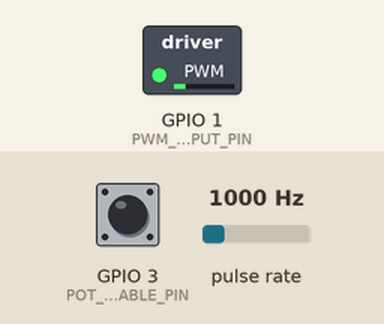
This sketch was run on a simulated ESP32-C3. Parts: switched loads named in the sketch (green lamp = pin HIGH). Wiring (inferred from the names in the program): pulse sensor: data GPIO 0. The inputs (shaded band) are chosen by the test bench; at power-on: pulse rate 1000 Hz, GPIO 3 (POT_ENABLE_PIN) HIGH. What the sketch prints to the serial monitor is not drawn.

Above: at 1.2 s.
1.3 s: pulse rate set to 205 Hz
4.3 s: pulse rate set to 100 Hz
At 5.6 s:
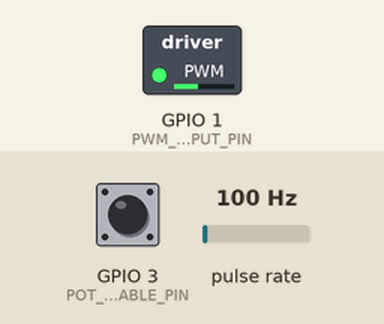
5.9 s: pulse rate set to 305 Hz
Timing chart, 0 to 14.6 s (numbered marks = the images above; inputs shaded):
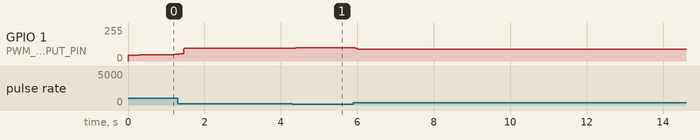

The sketch:

control.ino
```cpp
/**
 * BLDC Motor PID Controller - ESP32-C3 SuperMini Production Version
 *
 * High-performance PID controller for ESP32-C3
 * Leverages hardware peripherals (PCNT, LEDC) and FPU for ultra-stable control
 *
 * Hardware Connections:
 * - 5V -> 5V (Vin)
 * - GND -> GND
 * - GPIO 0 -> RPM Input (via Voltage Divider! 5V -> ~3.3V)
 * - GPIO 1 -> PWM Output (Direct to ESC)
 * - GPIO 2 -> Sensitivity pot (ADC); GPIO 3 -> pull LOW to enable trim (scales Kp/Ki/Kd)
 */

#include <Arduino.h>

// Configuration
#include "config.h"
#include "config_common.h"

// Drivers
#include "ledc_driver.h"
#include "pcnt_driver.h"

// Core Logic
#include "pid_common.h"
#include "rpm_common.h"

// Global Variables
volatile float currentRPM = 0.0;
volatile float targetRPM = DEFAULT_TARGET_RPM * RPM_CAL_SCALE;
volatile float pidOutput = 0.0;
volatile int lastPWMValue = 0;

// Filter & PID State
RPMFilter rpmFilter;
float integral = 0.0;
float previousError = 0.0;
float filteredDerivative = 0.0;

// Startup State
bool softStarting = true;
unsigned long softStartStartTime = 0;

// Failsafe state (mirrors ATtiny v3)
bool stalled = false;
bool hasValidFeedback = false;

// Function Prototypes
void controlLoop(void *parameter);
int applySoftStart(int targetPWM);
float readSensitivityScale();

void setup() {
    Serial.begin(115200);

    pinMode(POT_ENABLE_PIN, INPUT_PULLUP);

    // Initialize Drivers
    pcnt_init(RPM_INPUT_PIN);
    ledc_init(PWM_OUTPUT_PIN);

    // Create Control Loop Task (High Priority, but not max - leaves room for
    // WiFi/BLE and other system tasks to run)
    xTaskCreatePinnedToCore(controlLoop,              // Function
                            "ControlLoop",            // Name
                            4096,                     // Stack size
                            NULL,                     // Parameters
                            configMAX_PRIORITIES - 3, // Priority (high, but not starving the stack)
                            NULL,                     // Task handle
                            0                         // Core ID (0 for ESP32-C3 single core)
    );

    Serial.println("ESP32-C3 BLDC Controller Started");
}

void loop() {
    // Main loop is empty, work is done in high-priority task
    vTaskDelay(pdMS_TO_TICKS(1000));
}

void controlLoop(void *parameter) {
    TickType_t xLastWakeTime;
    const TickType_t xFrequency = pdMS_TO_TICKS(CONTROL_PERIOD_MS);
    xLastWakeTime = xTaskGetTickCount();

    while (true) {
        bool trimActive = (digitalRead(POT_ENABLE_PIN) == LOW);
        float sens = trimActive ? readSensitivityScale() : 1.0f;
        float kp = DEFAULT_KP * sens;
        float ki = DEFAULT_KI * sens;
        float kd = DEFAULT_KD * sens;
        targetRPM = DEFAULT_TARGET_RPM * RPM_CAL_SCALE;

        // 1. Calculate RPM
        float rawRPM = pcnt_get_rpm();

        // 2. Apply sliding window filter
        float filteredRPM = rpmFilter.update(rawRPM);
        currentRPM = filteredRPM;

        // 2b. Failsafe: mark feedback valid once we've genuinely reached speed
        if (currentRPM >= targetRPM * 0.7 && currentRPM <= targetRPM * 1.3) {
            hasValidFeedback = true;
        }

        // If stalled, wait for the motor to be moving again near speed, then
        // re-arm via soft-start (no hard kick). Otherwise hold the motor off.
        if (stalled) {
            if (currentRPM >= targetRPM * 0.7 && currentRPM <= targetRPM * 1.3) {
                stalled = false;
                softStarting = true;
                softStartStartTime = 0;
                integral = 0.0f;
            } else {
                motor_set_pwm(PWM_IDLE);
                lastPWMValue = PWM_IDLE;
                vTaskDelayUntil(&xLastWakeTime, xFrequency);
                continue;
            }
        }

        // Stall detection: valid feedback gained, then pulses lost too long.
        if (hasValidFeedback && !stalled &&
            pcnt_pulse_age_us() > (unsigned long)STALL_TIMEOUT_MS * 1000UL) {
            stalled = true;
            integral = 0.0f;
            motor_set_pwm(PWM_IDLE);
            lastPWMValue = PWM_IDLE;
            vTaskDelayUntil(&xLastWakeTime, xFrequency);
            continue;
        }

        // 3. Compute PID
        float error = targetRPM - currentRPM;
        pidOutput = computePID_float(error, integral, previousError, filteredDerivative, kp, ki, kd,
                                     INTEGRAL_WINDUP_MIN, INTEGRAL_WINDUP_MAX, PID_OUTPUT_MIN,
                                     PID_OUTPUT_MAX);

        // 4. Map to PWM
        int targetPWM =
            map(pidOutput, PID_OUTPUT_MIN, PID_OUTPUT_MAX, PWM_MIN_VALUE, PWM_MAX_VALUE);
        targetPWM = constrain(targetPWM, PWM_MIN_THRESHOLD, PWM_MAX_VALUE);

        // 5. Apply Soft Start (Kickstart)
        int finalPWM = applySoftStart(targetPWM);

        // 6. Output to ESC
        motor_set_pwm(finalPWM);
        lastPWMValue = finalPWM;

        // Wait for next cycle
        vTaskDelayUntil(&xLastWakeTime, xFrequency);
    }
}

int applySoftStart(int targetPWM) {
    if (!softStarting)
        return targetPWM;

    if (softStartStartTime == 0)
        softStartStartTime = millis();

    unsigned long elapsed = millis() - softStartStartTime;
    if (elapsed >= SOFT_START_DURATION_MS) {
        softStarting = false;
        return targetPWM;
    }

    float progress = (float)elapsed / SOFT_START_DURATION_MS;
    int kickstartPWM = PWM_MIN_THRESHOLD + (int)((targetPWM - PWM_MIN_THRESHOLD) * progress);
    return (kickstartPWM > targetPWM) ? targetPWM : kickstartPWM;
}

float readSensitivityScale() {
    int raw = analogRead(POT_SENSITIVITY_PIN);
    return PID_SENSITIVITY_MIN +
           ((float)raw / 4095.0f) * (PID_SENSITIVITY_MAX - PID_SENSITIVITY_MIN);
}
```

pid_common.h
```cpp
#ifndef PID_COMMON_H
#define PID_COMMON_H

#include <Arduino.h>

#ifndef D_TERM_FILTER_ALPHA
#define D_TERM_FILTER_ALPHA 0.25f
#endif

inline float computePID_float(float error, float &integral, float &previousError,
                              float &filteredDerivative, float kp, float ki, float kd,
                              float integral_min, float integral_max, float output_min,
                              float output_max) {
    float proportional = kp * error;

    float integral_increment = ki * error;
    integral += integral_increment;
    integral = constrain(integral, integral_min, integral_max);

    float rawDerivative = error - previousError;
    previousError = error;
    filteredDerivative =
        D_TERM_FILTER_ALPHA * rawDerivative + (1.0f - D_TERM_FILTER_ALPHA) * filteredDerivative;
    float derivative = kd * filteredDerivative;

    float output = proportional + integral + derivative;
    output = constrain(output, output_min, output_max);

    return output;
}

#endif // PID_COMMON_H
```

rpm_common.h
```cpp
#ifndef RPM_COMMON_H
#define RPM_COMMON_H

// Larger window: more samples = smoother. ESP32-C3 has plenty of RAM.
#define RPM_FILTER_SIZE 24

// IIR coefficient (0.0-1.0). Lower = smoother, higher = more responsive.
#define RPM_IIR_ALPHA 0.35f

class RPMFilter {
  private:
    float buffer[RPM_FILTER_SIZE];
    int index;
    int count;
    float sum;
    float iir_state;

  public:
    RPMFilter() : index(0), count(0), sum(0.0f), iir_state(0.0f) {
        for (int i = 0; i < RPM_FILTER_SIZE; i++) {
            buffer[i] = 0.0f;
        }
    }

    float update(float newValue) {
        sum -= buffer[index];
        buffer[index] = newValue;
        sum += newValue;
        index = (index + 1) % RPM_FILTER_SIZE;

        if (count < RPM_FILTER_SIZE) {
            count++;
        }
        float ma = sum / (float)count;
        iir_state = RPM_IIR_ALPHA * ma + (1.0f - RPM_IIR_ALPHA) * iir_state;
        return iir_state;
    }

    void reset() {
        index = 0;
        count = 0;
        sum = 0.0f;
        iir_state = 0.0f;
        for (int i = 0; i < RPM_FILTER_SIZE; i++) {
            buffer[i] = 0.0f;
        }
    }
};

#endif // RPM_COMMON_H
```

config.h
```cpp
#ifndef CONFIG_H
#define CONFIG_H

// Hardware Pins (ESP32-C3 SuperMini)
#define RPM_INPUT_PIN 0       // GPIO 0 (Requires Voltage Divider 5V->3.3V)
#define PWM_OUTPUT_PIN 1      // GPIO 1
#define POT_ENABLE_PIN 3      // GPIO 3 - Pull LOW to enable sensitivity trim (INPUT_PULLUP)
#define POT_SENSITIVITY_PIN 2 // GPIO 2 (ADC1_CH2) - trims PID gain scale

// Pot maps a multiplier on DEFAULT_KP / DEFAULT_KI / DEFAULT_KD (target RPM stays 1440)
#define PID_SENSITIVITY_MIN 0.75f
#define PID_SENSITIVITY_MAX 1.25f

// Motor Configuration
#define PULSES_PER_REV 4 // 8-pole BLDC motor (4 pulses per rev)

// RPM measurement: min integration window (us). 40ms = ~4 pulses @ 1440 RPM.
#define RPM_SAMPLE_MIN_US 40000

// Soft-Start
#define SOFT_START_DURATION_MS 1500 // 1.5 seconds

// Stall / sensor-loss failsafe: if no pulse arrives for this long while the
// motor has reached near-target speed, power is cut to protect the motor/driver.
// 150ms is ~14x the target pulse period (10.4ms @ 1440 RPM).
#define STALL_TIMEOUT_MS 150

#endif // CONFIG_H
```

config_common.h
```cpp
#ifndef CONFIG_COMMON_H
#define CONFIG_COMMON_H

// Control Loop
#define CONTROL_LOOP_HZ 200
#define CONTROL_PERIOD_MS (1000 / CONTROL_LOOP_HZ)

// PID Constants (Proven Values)
#define DEFAULT_TARGET_RPM 1440.0
#define DEFAULT_KP 0.150
#define DEFAULT_KI 0.080
#define DEFAULT_KD 0.015

// Limits
#define PID_OUTPUT_MIN -5000
#define PID_OUTPUT_MAX 5000
#define INTEGRAL_WINDUP_MIN -1000
#define INTEGRAL_WINDUP_MAX 1000

// PWM Limits (8-bit resolution 0-255 for compatibility logic)
#define PWM_MIN_VALUE 0
#define PWM_MAX_VALUE 255
#define PWM_MIN_THRESHOLD 45 // Kickstart torque
#define PWM_IDLE 0           // Safe output when stalled (motor off)

// RPM calibration offset. The ESP32-C3 external/main crystal is far more
// accurate than the ATtiny RC, but a small trim still helps hit exact RPM.
// DEFAULT_TARGET_RPM is multiplied by this. 1.0 = no correction.
#define RPM_CAL_SCALE 1.0f

#endif // CONFIG_COMMON_H
```

ledc_driver.h
```cpp
#ifndef LEDC_DRIVER_H
#define LEDC_DRIVER_H

#include "driver/ledc.h"

// LEDC Configuration
#define LEDC_TIMER LEDC_TIMER_0
#define LEDC_MODE LEDC_LOW_SPEED_MODE
#define LEDC_CHANNEL LEDC_CHANNEL_0
#define LEDC_DUTY_RES LEDC_TIMER_8_BIT // 8-bit resolution (0-255) to match logic
#define LEDC_FREQUENCY 5000            // 5 kHz PWM (High frequency for smoother ESC operation)

// Fix #1: marked inline to avoid ODR violations when included in multiple TUs
inline void ledc_init(int gpio_num) {
    ledc_timer_config_t ledc_timer = {.speed_mode = LEDC_MODE,
                                      .duty_resolution = LEDC_DUTY_RES,
                                      .timer_num = LEDC_TIMER,
                                      .freq_hz = LEDC_FREQUENCY,
                                      .clk_cfg = LEDC_AUTO_CLK};
    ledc_timer_config(&ledc_timer);

    ledc_channel_config_t ledc_channel = {.gpio_num = gpio_num,
                                          .speed_mode = LEDC_MODE,
                                          .channel = LEDC_CHANNEL,
                                          .intr_type = LEDC_INTR_DISABLE,
                                          .timer_sel = LEDC_TIMER,
                                          .duty = 0,
                                          .hpoint = 0};
    ledc_channel_config(&ledc_channel);
}

// Fix #1 + #2: renamed from ledc_set_duty() to motor_set_pwm() to avoid shadowing
// the ESP-IDF ledc_set_duty(ledc_mode_t, ledc_channel_t, uint32_t) function,
// and marked inline to avoid ODR violations.
inline void motor_set_pwm(int duty) {
    ledc_set_duty(LEDC_MODE, LEDC_CHANNEL, duty);
    ledc_update_duty(LEDC_MODE, LEDC_CHANNEL);
}

#endif // LEDC_DRIVER_H
```

pcnt_driver.h
```cpp
#ifndef PCNT_DRIVER_H
#define PCNT_DRIVER_H

#include <Arduino.h>

// RPM Configuration
#ifndef PULSES_PER_REV
#define PULSES_PER_REV 4
#endif

// Minimum integration window (microseconds) for stable RPM measurement.
// At 1440 RPM @ 4 PPR = 96 pulses/s. 40ms yields ~4 pulses (vs ~0.5 at 5ms).
// Longer window = less quantization noise, slightly higher measurement latency.
#ifndef RPM_SAMPLE_MIN_US
#define RPM_SAMPLE_MIN_US 40000
#endif

// Compute a fresh RPM estimate once this many pulses have accumulated (even
// before the full window elapses). Keeps the PID from running on a stale RPM
// between window boundaries. At 1440 RPM (96 pulses/s) 2 pulses ~= 20ms.
#ifndef RPM_MIN_PULSES
#define RPM_MIN_PULSES 2
#endif

static volatile uint32_t pulse_count = 0;
static unsigned long last_rpm_reset_time = 0;
static uint32_t accumulated_pulses = 0;
static float last_computed_rpm = 0.0;

// Timestamp of the most recent pulse, for stall/sensor-loss detection.
static volatile unsigned long last_pulse_micros = 0;

static void IRAM_ATTR pcnt_isr_handler() {
    pulse_count++;
    last_pulse_micros = micros();
}

inline void pcnt_init(int gpio_num) {
    pinMode(gpio_num, INPUT_PULLUP);
    attachInterrupt(digitalPinToInterrupt(gpio_num), pcnt_isr_handler, RISING);
    last_rpm_reset_time = micros();
    last_pulse_micros = last_rpm_reset_time;
    accumulated_pulses = 0;
    last_computed_rpm = 0.0;
}

// Returns RPM. Recomputes whenever the sample window elapses OR enough pulses
// accumulate, so the value tracks the real speed between 40ms boundaries
// instead of returning a stale value to the (faster) control loop.
inline float pcnt_get_rpm() {
    noInterrupts();
    uint32_t count = pulse_count;
    pulse_count = 0;
    unsigned long now = micros();
    interrupts();

    accumulated_pulses += count;
    unsigned long interval_us = now - last_rpm_reset_time;

    if (interval_us >= RPM_SAMPLE_MIN_US || accumulated_pulses >= RPM_MIN_PULSES) {
        if (interval_us > 0) {
            last_computed_rpm = ((float)accumulated_pulses * 60000000.0f) /
                                ((float)interval_us * (float)PULSES_PER_REV);
        }
        accumulated_pulses = 0;
        last_rpm_reset_time = now;
    }

    return last_computed_rpm;
}

// Microseconds since the last detected pulse. Used by the stall failsafe.
inline unsigned long pcnt_pulse_age_us() {
    noInterrupts();
    unsigned long t = last_pulse_micros;
    interrupts();
    return micros() - t;
}

#endif // PCNT_DRIVER_H
```
